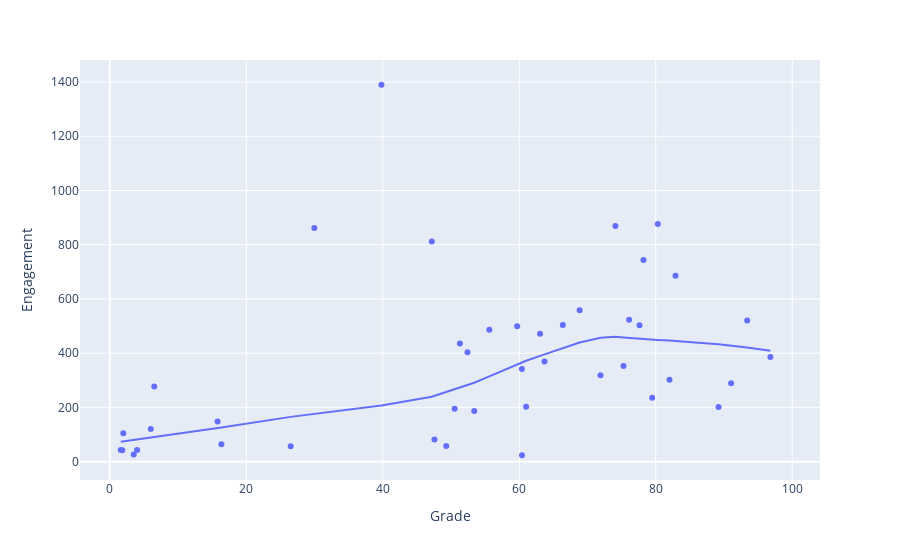

Notebook cell for this chart:
### Code cell
# Create a scatter plot to see if there is a correlation between Engagement and Grades
# Add a Trendline using plotly.express.
# i tried various trendlines until I found the best fit.
# Ref: https://plotly.com/python/linear-fits/#moving-averages

fig = px.scatter(df_trend, x="Grade", y="Engagement", trendline="lowess")
fig.show()

### Figure 1 — Plotly figure (JSON) as saved in the notebook; plotly's stock layout.template omitted (floating-point values rounded to 4 significant figures; data arrays with more than 128 entries replaced by an {"elided": "..."} marker saying what was removed)
{"data": [{"hovertemplate": "Grade=%{x}<br>Engagement=%{y}<extra></extra>", "legendgroup": "", "marker": {"color": "#636efa", "symbol": "circle"}, "mode": "markers", "name": "", "orientation": "v", "showlegend": false, "type": "scatter", "x": {"elided": "163 float values"}, "xaxis": "x", "y": {"elided": "163 float values"}, "yaxis": "y"}, {"hovertemplate": "<b>LOWESS trendline</b><br><br>Grade=%{x}<br>Engagement=%{y} <b>(trend)</b><extra></extra>", "legendgroup": "", "marker": {"color": "#636efa", "symbol": "circle"}, "mode": "lines", "name": "", "showlegend": false, "type": "scatter", "x": [1.6, 1.825, 1.98, 3.5, 4, 6, 6.51, 15.79, 16.35, 26.5, 29.97, 39.8, 47.18, 47.58, 49.3, 50.53, 51.3, 52.41, 53.4, 55.61, 59.7, 60.38, 60.4, 61.01, 63.05, 63.7, 66.38, 68.85, 71.9, 74.09, 75.28, 76.1, 77.62, 78.2, 79.47, 80.3, 82.02, 82.9, 89.2, 91.05, 93.4, 96.8], "xaxis": "x", "y": [73.21, 73.98, 74.5, 79.69, 81.41, 88.34, 90.12, 124.0, 126.1, 165.1, 176.5, 206.8, 239.1, 242.5, 256.3, 265.8, 271.9, 281.5, 291.2, 314.5, 358.1, 365.3, 365.5, 371.9, 389.8, 395.1, 418.9, 439.4, 456.9, 460.3, 457.9, 456.0, 452.9, 451.9, 449.9, 448.8, 446.4, 445.1, 432.8, 427.8, 420.5, 408.6], "yaxis": "y"}], "layout": {"legend": {"tracegroupgap": 0}, "margin": {"t": 60}, "xaxis": {"anchor": "y", "domain": [0, 1], "title": {"text": "Grade"}}, "yaxis": {"anchor": "x", "domain": [0, 1], "title": {"text": "Engagement"}}}}
